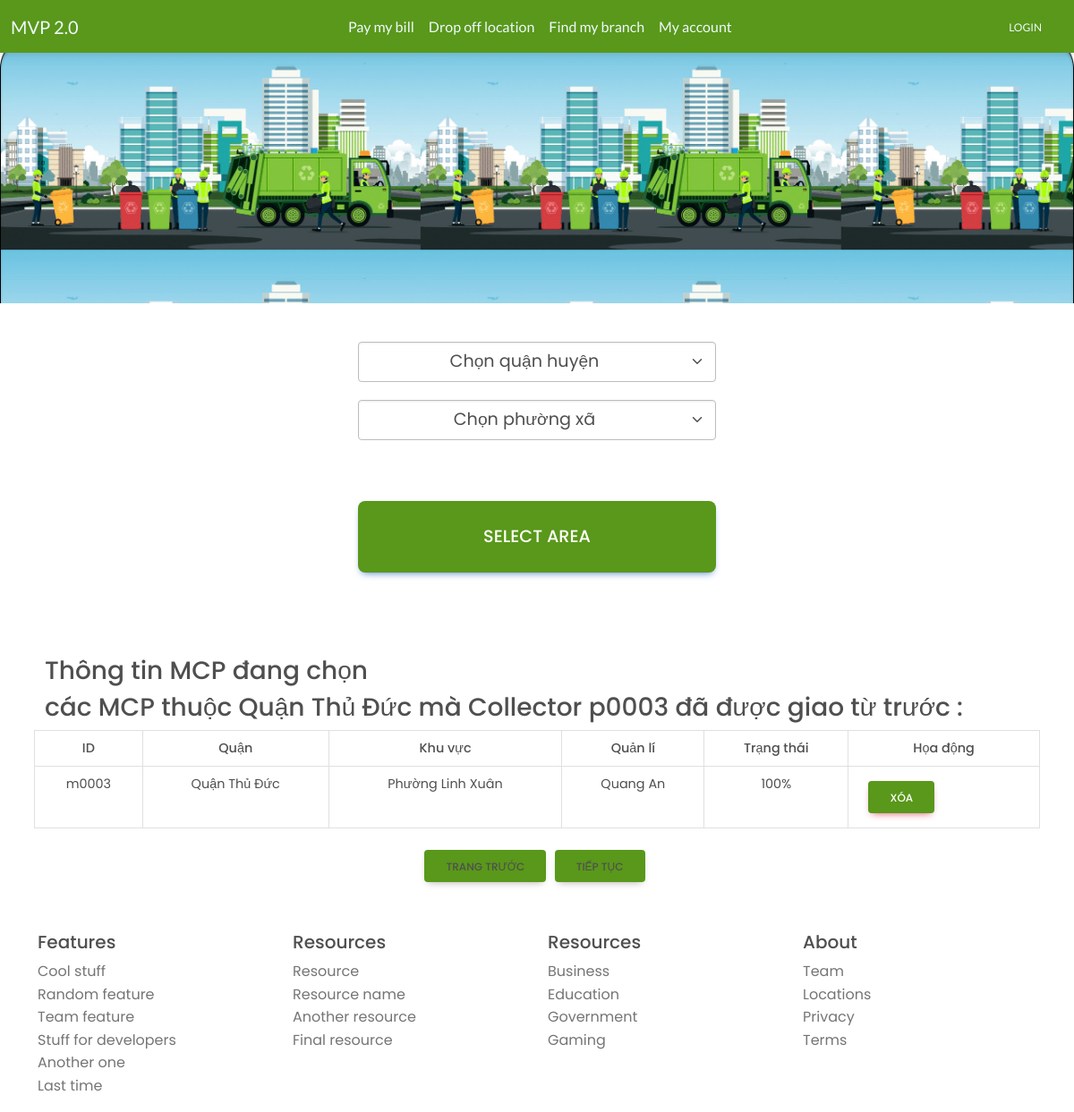
/assign_area_choosing.php?id=p0003, run on the app's committed database.
### tables this page shows
CREATE TABLE `mcps` (
  `mcp_id` varchar(255) NOT NULL,
  `mcp_district` varchar(255) NOT NULL,
  `mcp_address` varchar(255) NOT NULL,
  `mcp_manager` varchar(255) NOT NULL,
  `capacity` varchar(255) NOT NULL
);

### assign_area_choosing.php (the view, shortened to what this page needs)
<?php include "header.php" ?>
    <link rel="stylesheet" href="css/assign_route.css"/>
    <link rel="stylesheet" href="css/assign_area.css"/>
    <link rel="stylesheet" href="https://unicons.iconscout.com/release/v4.0.0/css/line.css">
  </head>
  <body>
  <?php include("navigation.php") ?>
    <div id ="intro" class="p-3 bg-light">
    </div>
    <div class="container">
      <div class="row justify-content-md-center p-2">
        <div class="col-md-auto">
          <select class="form-select form-select-sm mb-3" id="district" >
            <option value="" selected>Chọn quận huyện</option>
          </select>
          <select class="form-select form-select-sm" id="ward" >
            <option value="" selected>Chọn phường xã</option>
          </select>
        </div>
      </div>
    </div>
    <div class="d-grid gap-2 col-6 mx-auto">
      <button class="btn btn-primary a" type="button" id="select_mcp">Select Area</button>
    </div>
    <div class="container">
      <div class="row justify-content-md-center p-2">
        <h3>Thông tin MCP đang chọn</h3>
        <?php
                  include "connection.php";
                  $query = "SELECT * FROM have";
                  $res = mysqli_query($con,$query);
                  echo "<h3>các MCP thuộc Quận Thủ Đức mà Collector ". $_GET['id']. " đã được giao từ trước : </h3>";
                  ?>
                  <table class="table table-bordered table-hover" id="data-table">
                  <tr>
                  <th class="text-center border p-2">ID</th>
                  <th class="text-center border p-2">Quận</th>
                  <th class="text-center border p-2">Khu vực</th>
                  <th class="text-center border p-2">Quản lí</th>
                  <th class="text-center border p-2">Trạng thái</th>
                  <th class="text-center border p-2">Họa động</th>
                  </tr>
                  <?php
                  while($row = mysqli_fetch_assoc($res)){
                    if($row['employee_id']==$_GET['id']){
                      $query = "SELECT * FROM mcps";
                      $res = mysqli_query($con,$query);
                      while($row_db = mysqli_fetch_assoc($res)){
                        if($row_db['mcp_id']==$row['mcp_id']){
                          echo '<tr>';
                          echo '<td class="text-center border p-2">'.$row_db['mcp_id']. '</td>';
                          echo '<td class="text-center border p-2">'.$row_db['mcp_district']. '</td>';
                          echo '<td class="text-center border p-2">'.$row_db['mcp_address']. '</td>';
                          echo '<td class="text-center border p-2">'.$row_db['mcp_manager']. '</td>';
                          echo '<td class="text-center border p-2">'.$row_db['capacity']. '</td>';
                          echo '<td><a class="btn btn-danger Delete" data-id="' . $row_db['mcp_id'] . '">Xóa</a></td>';
                          echo "</tr>";
                        }
                      }
                    }
                  }
                    echo "</table>";
                  ?>
      </div>
      <div class="button-container">
          <a class="btn" href="assign_area_view.php">Trang trước</a>
          <button class="btn" id="continue" >Tiếp tục</button>
        </div>
    </div>
  <?php include "footer.php"; ?>
</body>
</html>

### css/mystyle.css (style rules this page uses)
.btn { background-color: #59981A; }
div { display: block; }
#intro { background-image: url("http://localhost/img/officer_wall.jpg") ; height: 60vh; background-position: 30% 60%; background-size: cover; }

### css/assign_route.css (style rules this page uses)
* { margin: 0; padding: 0; box-sizing: border-box; font-family: 'Poppins', sans-serif; }
#intro { background-image: url("http://localhost/img/wall_assign.jpg") ; height: 35vh; background-position: 0% 10%; background-size: cover; }
.d-grid.gap-2 { display: flex; justify-content: center; }
.btn.btn-primary { background-color: #59981A; color: #fff; height: 80px; width: 400px; margin-top: 60px; font-size: larger; border-radius: 8px; }
.btn.btn-primary.a { margin-bottom: 85px; }

### css/assign_area.css (style rules this page uses)
#district { width: 400px; height: 45px; font-size: larger ; margin-top: 35px; text-align: center; }
#ward { width: 400px; height: 45px; margin-top: 20px; font-size: larger ; text-align: center; }
.button-container { text-align: center; }
.button-container button { display: inline-block; margin: 0 5px; }

### data on the page
mcps: mcp_id "m0003", mcp_district "Quận Thủ Đức", mcp_address "Phường Linh Xuân", mcp_manager "Quang An", capacity "100%"

### other printed values
$_GET['id'] "p0003"
